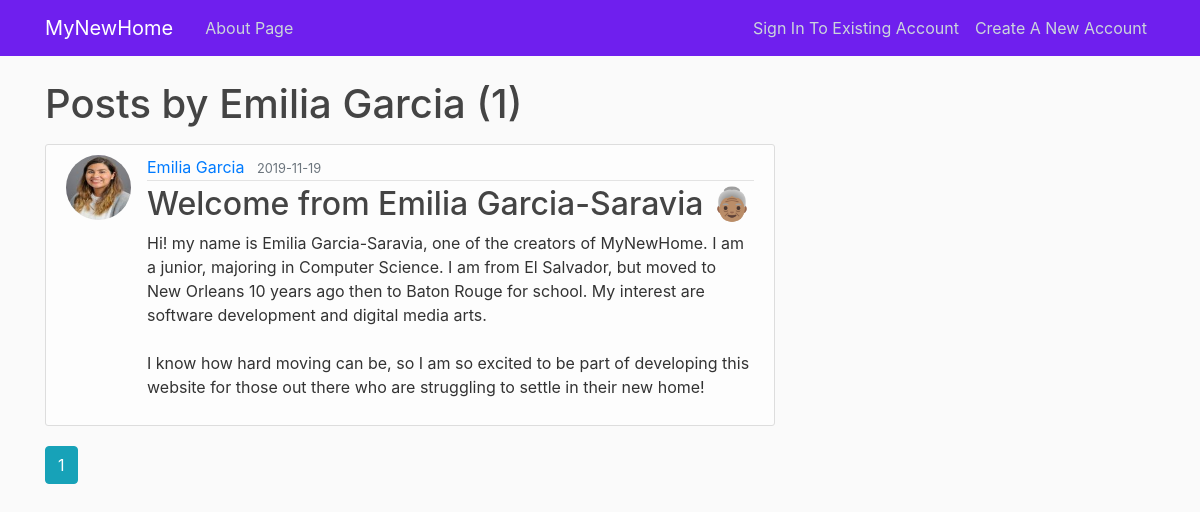
The app's page /user/Emilia Garcia, older data.
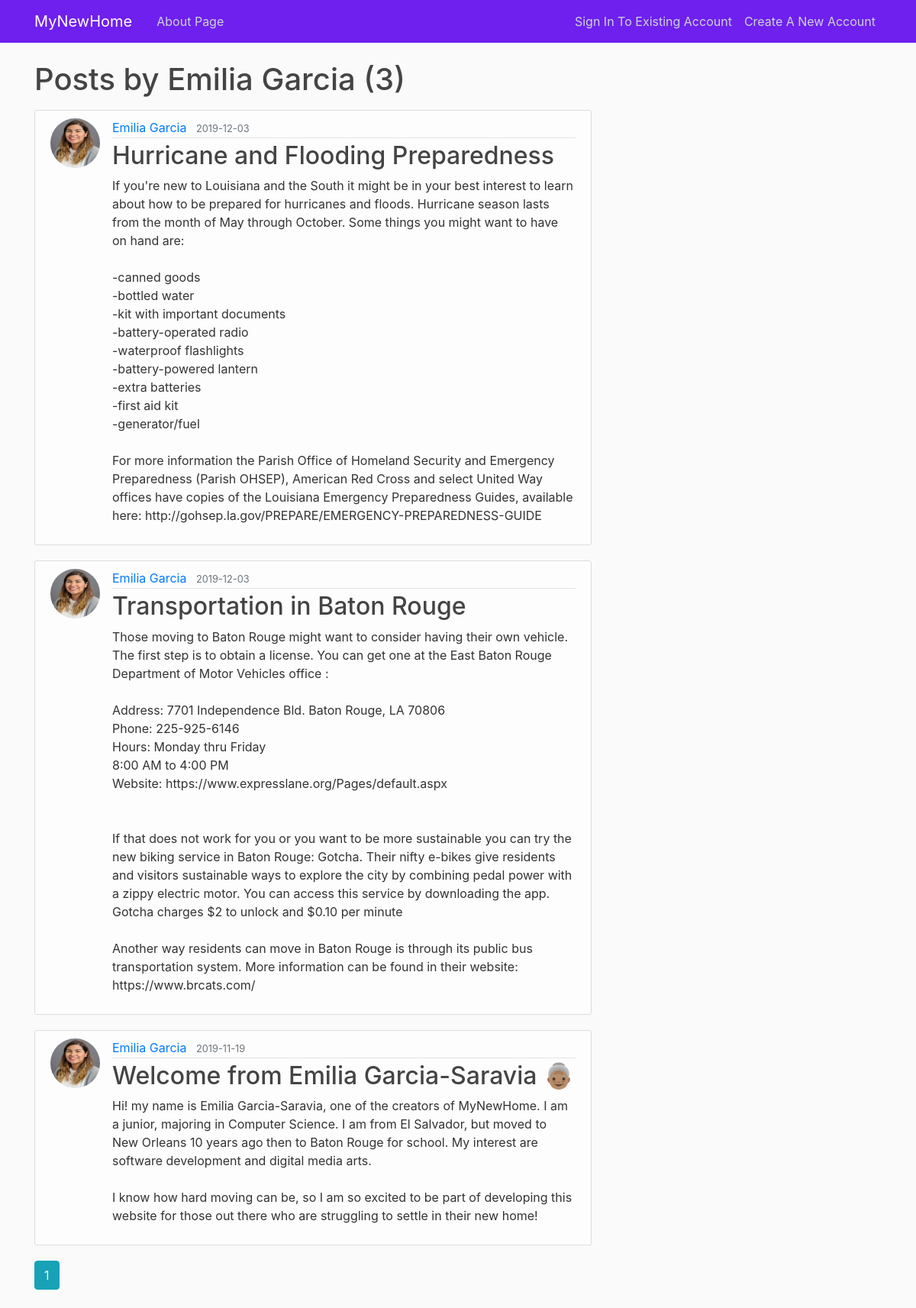
The same page, newer data.
### src/models.py (models this page shows, shortened)
class User(db.Model, UserMixin):
    id = db.Column(db.Integer, primary_key=True)
    username = db.Column(db.String(20), unique=True, nullable=False)
    email = db.Column(db.String(120), unique=True, nullable=False)
    image_file = db.Column(db.String(20), nullable=False,
                           default='default.jpg')
    password = db.Column(db.String(60), nullable=False)
    posts = db.relationship('Post', backref='author', lazy=True)

class Post(db.Model):
    id = db.Column(db.Integer, primary_key=True)
    title = db.Column(db.String(100), nullable=False)
    date_posted = db.Column(db.DateTime, nullable=False,
                            default=datetime.utcnow)
    content = db.Column(db.Text, nullable=False)
    user_id = db.Column(db.Integer, db.ForeignKey('user.id'), nullable=False)

### src/users/routes.py (the view)
@users.route("/user/<string:username>")
def user_posts(username):
    page = request.args.get('page', 1, type=int)
    user = User.query.filter_by(username=username).first_or_404()
    posts = Post.query.filter_by(author=user)\
        .order_by(Post.date_posted.desc())\
        .paginate(page=page, per_page=5)
    return render_template('user_posts.html', posts=posts, user=user)

### src/templates/user_posts.html
{% extends "layout.html" %}
{% block content %}
    <h1 class="mb-3">Posts by {{ user.username }} ({{ posts.total }})</h1>
    {% for post in posts.items %}
        <article class="media content-section">
          <img class="rounded-circle article-img" src="{{ url_for('static', filename='profile_pics/' + post.author.image_file) }}">
          <div class="media-body">
            <div class="article-metadata">
              <a class="mr-2" href="{{ url_for('users.user_posts', username=post.author.username) }}">{{ post.author.username }}</a>
              <small class="text-muted">{{ post.date_posted.strftime('%Y-%m-%d') }}</small>
            </div>
            <h2><a class="article-title" href="{{ url_for('posts.post', post_id=post.id) }}">{{ post.title }}</a></h2>
            <p class="article-content">{{ post.content }}</p>
          </div>
        </article>
    {% endfor %}
    {% for page_num in posts.iter_pages(left_edge=1, right_edge=1, left_current=1, right_current=2) %}
      {% if page_num %}
        {% if posts.page == page_num %}
          <a class="btn btn-info mb-4" href="{{ url_for('users.user_posts', username=user.username, page=page_num) }}">{{ page_num }}</a>
        {% else %}
          <a class="btn btn-outline-info mb-4" href="{{ url_for('users.user_posts', username=user.username, page=page_num) }}">{{ page_num }}</a>
        {% endif %}
      {% else %}
        ...
      {% endif %}
    {% endfor %}
{% endblock content %}

### src/templates/layout.html (shortened to what this page needs)
<!DOCTYPE html>
<html>
<head>
    <link rel="stylesheet" href="https://maxcdn.bootstrapcdn.com/bootstrap/4.0.0/css/bootstrap.min.css">
    <link rel="stylesheet" type="text/css" href="{{ url_for('static', filename='main.css') }}">
</head>
<body>
    <header class="site-header">
      <nav class="navbar navbar-expand-md navbar-dark bg-steel fixed-top">
        <div class="container">
          <a class="navbar-brand mr-4" href="/">MyNewHome</a>
          <div class="collapse navbar-collapse" id="navbarToggle">
            <div class="navbar-nav mr-auto">
              <a class="nav-item nav-link" href="{{ url_for('main.about') }}">About Page</a>
            </div>
            <div class="navbar-nav">
              {% if current_user.is_authenticated %}
                <a class="nav-item nav-link" href="{{ url_for('posts.new_post') }}">Create A New Post</a>
                <a class="nav-item nav-link" href="{{ url_for('users.account') }}">Update Account Info</a>
                <a class="nav-item nav-link" href="{{ url_for('users.logout') }}">Logout</a>
              {% else %}
                <a class="nav-item nav-link" href="{{ url_for('users.login') }}">Sign In To Existing Account</a>
                <a class="nav-item nav-link" href="{{ url_for('users.register') }}">Create A New Account</a>
              {% endif %}
            </div>
          </div>
        </div>
      </nav>
    </header>
    <main role="main" class="container">
      <div class="row">
        <div class="col-md-8">
          {% block content %}{% endblock %}
        </div>
        <div class="col-md-4">
        </div>
      </div>
    </main>
</body>
</html>

### src/static/main.css (style rules this page uses)
body { background: #fafafa; color: #333333; margin-top: 5rem; }
h1, h2, h3, h4, h5, h6 { color: #444444; }
.bg-steel { background-color: #6f1fee; }
.site-header .navbar-nav .nav-link { color: #cbd5db; }
.content-section { background: #ffffffa6; padding: 10px 20px; border: 1px solid #dddddd; border-radius: 3px; margin-bottom: 20px; }
.article-title { color: #444444; }
.article-content { white-space: pre-line; }
.article-img { height: 65px; width: 65px; margin-right: 16px; }
.article-metadata { padding-bottom: 1px; margin-bottom: 4px; border-bottom: 1px solid #e3e3e3 }

Row changes from the older to the newer data that the page shows:
added Post: image_file (picture), author.username "Emilia Garcia", date_posted "2019-12-03", title "Hurricane and Flooding Preparedness", content "If you're new to Louisiana and the South it might be in your best interest to learn about how to be prepared for hurricanes and floods. Hurricane season lasts from the month of May through October. Some things you might want to have on hand are: -canned goods -bottled water -kit with important documents -battery-operated radio -waterproof flashlights -battery-powered lantern -extra batteries -first aid kit -generator/fuel For more information the Parish Office of Homeland Security and Emergency Preparedness (Parish OHSEP), American Red Cross and select United Way offices have copies of the Louisiana Emergency Preparedness Guides, available here:…"
added Post: image_file (picture), author.username "Emilia Garcia", date_posted "2019-12-03", title "Transportation in Baton Rouge", content "Those moving to Baton Rouge might want to consider having their own vehicle. The first step is to obtain a license. You can get one at the East Baton Rouge Department of Motor Vehicles office : Address: 7701 Independence Bld. Baton Rouge, LA 70806 Phone: 225-925-6146 Hours: Monday thru Friday 8:00 AM to 4:00 PM Website: https://www.expresslane.org/Pages/default.aspx If that does not work for you or you want to be more sustainable you can try the new biking service in Baton Rouge: Gotcha. Their nifty e-bikes give residents and visitors sustainable ways to explore the city by combining pedal power with a zippy electric motor. You can access this service by downloading the app. Gotcha charges…"
Text that changed along with them:
{{ posts.total }}: "1" → "3"
